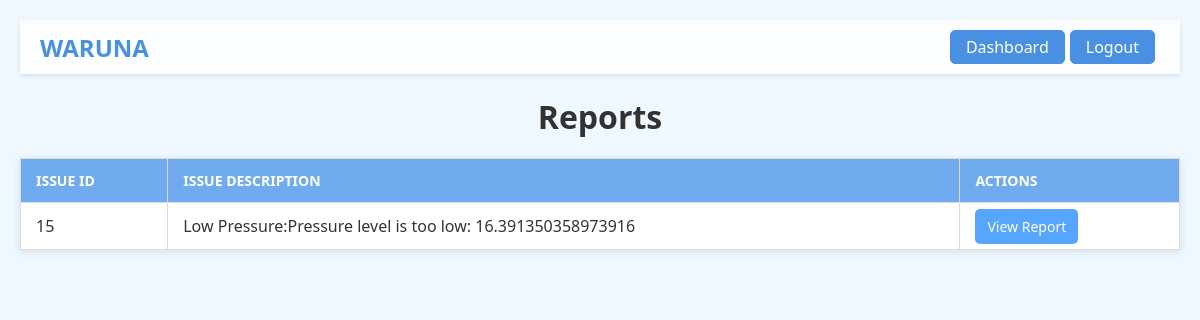
/view_reports, run on an earlier commit of the app's database.
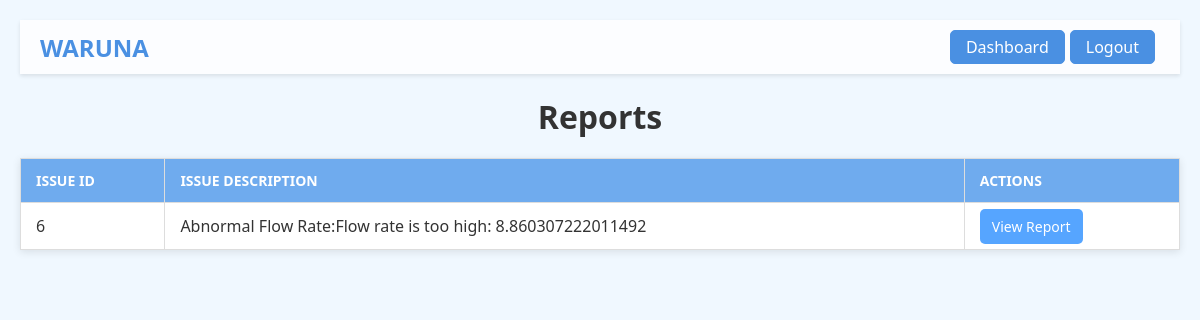
And on a later commit of the database.
### tables this page shows
CREATE TABLE inspector_reports (
                issue_id INTEGER,
                issue_description TEXT,
                inspector_id INTEGER,
                report_path TEXT,
                image_path TEXT,
                data_path TEXT
            );

### app.py (the view)
@app.route('/view_reports')
def view_reports():
    conn = sqlite3.connect('waruna.db')
    c = conn.cursor()
    c.execute("SELECT issue_id, issue_description, report_path FROM inspector_reports")
    reports = c.fetchall()
    conn.close()
    return render_template('view_reports.html', reports=reports)

### templates/view_reports.html (shortened to what this page needs)
<!DOCTYPE html>
<html>
<head>
</head>
<body>
    <nav class="navbar navbar-light">
        <a class="navbar-brand" href="#">WARUNA</a>
        <div class="boxes">
        <div class="login-box"><a class="nav-link" href="/dashboard">Dashboard</a></div>
        <div class="login-box"><a class="nav-link" href="/logout">Logout</a></div>
        </div>
    </nav>
    <h1>Reports</h1>
    <table>
        <thead>
            <tr>
                <th>Issue ID</th>
                <th>Issue Description</th>
                <th>Actions</th>
            </tr>
        </thead>
        <tbody>
            {% for report in reports %}
                <tr>
                    <td>{{ report[0] }}</td>
                    <td>{{ report[1] }}</td>
                    <td>
                        <a href="{{ url_for('view_report_text', issue_id=report[0]) }}" class="button">View Report</a>
                    </td>
                </tr>
            {% endfor %}
        </tbody>
    </table>
</body>
</html>

What changed in the data, as far as the page shows it:
removed inspector_reports: issue "15", issue_description "Low Pressure:Pressure level is too low: 16.391350358973916"
added inspector_reports: issue "6", issue_description "Abnormal Flow Rate:Flow rate is too high: 8.860307222011492"
